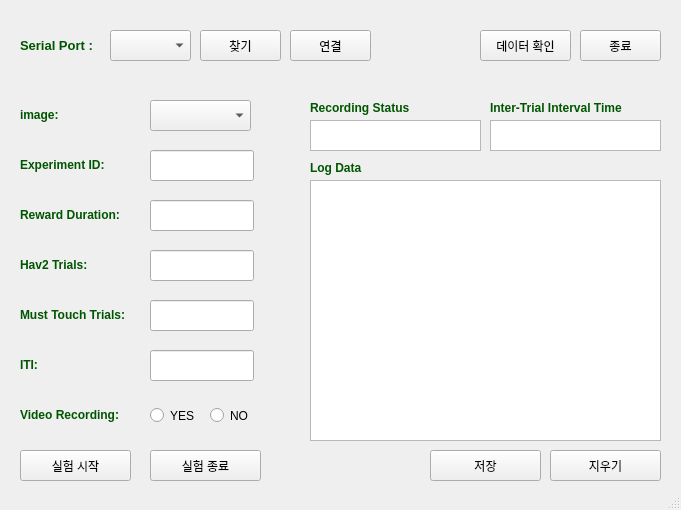
<?xml version="1.0" encoding="UTF-8"?>
<ui version="4.0">
 <class>Scitech_Korea</class>
 <widget class="QMainWindow" name="Scitech_Korea">
  <property name="geometry">
   <rect>
    <x>0</x>
    <y>0</y>
    <width>681</width>
    <height>510</height>
   </rect>
  </property>
  <property name="maximumSize">
   <size>
    <width>681</width>
    <height>510</height>
   </size>
  </property>
  <property name="windowTitle">
   <string>MainWindow</string>
  </property>
  <widget class="QWidget" name="centralwidget">
   <widget class="QLabel" name="label">
    <property name="geometry">
     <rect>
      <x>20</x>
      <y>30</y>
      <width>91</width>
      <height>31</height>
     </rect>
    </property>
    <property name="styleSheet">
     <string notr="true">color: #005500;</string>
    </property>
    <property name="text">
     <string>&lt;html&gt;&lt;head/&gt;&lt;body&gt;&lt;p&gt;&lt;span style=&quot; font-size:10pt; font-weight:600;&quot;&gt;Serial Port :&lt;/span&gt;&lt;/p&gt;&lt;/body&gt;&lt;/html&gt;</string>
    </property>
   </widget>
   <widget class="QComboBox" name="port_list">
    <property name="geometry">
     <rect>
      <x>110</x>
      <y>30</y>
      <width>81</width>
      <height>31</height>
     </rect>
    </property>
   </widget>
   <widget class="QPushButton" name="btn">
    <property name="geometry">
     <rect>
      <x>200</x>
      <y>30</y>
      <width>81</width>
      <height>31</height>
     </rect>
    </property>
    <property name="text">
     <string>찾기</string>
    </property>
   </widget>
   <widget class="QPushButton" name="port_done">
    <property name="geometry">
     <rect>
      <x>290</x>
      <y>30</y>
      <width>81</width>
      <height>31</height>
     </rect>
    </property>
    <property name="text">
     <string>연결</string>
    </property>
   </widget>
   <widget class="QLabel" name="label_2">
    <property name="geometry">
     <rect>
      <x>20</x>
      <y>150</y>
      <width>111</width>
      <height>31</height>
     </rect>
    </property>
    <property name="styleSheet">
     <string notr="true">color: #005500;</string>
    </property>
    <property name="text">
     <string>&lt;html&gt;&lt;head/&gt;&lt;body&gt;&lt;p&gt;&lt;span style=&quot; font-weight:600;&quot;&gt;Experiment ID:&lt;/span&gt;&lt;/p&gt;&lt;/body&gt;&lt;/html&gt;</string>
    </property>
   </widget>
   <widget class="QLineEdit" name="experiment_input">
    <property name="geometry">
     <rect>
      <x>150</x>
      <y>150</y>
      <width>104</width>
      <height>31</height>
     </rect>
    </property>
    <property name="layoutDirection">
     <enum>Qt::LeftToRight</enum>
    </property>
    <property name="tabChangesFocus" stdset="0">
     <bool>false</bool>
    </property>
    <property name="undoRedoEnabled" stdset="0">
     <bool>false</bool>
    </property>
   </widget>
   <widget class="QLabel" name="label_3">
    <property name="geometry">
     <rect>
      <x>20</x>
      <y>200</y>
      <width>131</width>
      <height>31</height>
     </rect>
    </property>
    <property name="styleSheet">
     <string notr="true">color: #005500;</string>
    </property>
    <property name="text">
     <string>&lt;html&gt;&lt;head/&gt;&lt;body&gt;&lt;p&gt;&lt;span style=&quot; font-weight:600;&quot;&gt;Reward Duration:&lt;/span&gt;&lt;/p&gt;&lt;/body&gt;&lt;/html&gt;</string>
    </property>
   </widget>
   <widget class="QLabel" name="label_4">
    <property name="geometry">
     <rect>
      <x>20</x>
      <y>250</y>
      <width>111</width>
      <height>31</height>
     </rect>
    </property>
    <property name="styleSheet">
     <string notr="true">color: #005500;</string>
    </property>
    <property name="text">
     <string>&lt;html&gt;&lt;head/&gt;&lt;body&gt;&lt;p&gt;&lt;span style=&quot; font-weight:600;&quot;&gt;Hav2 Trials:&lt;/span&gt;&lt;/p&gt;&lt;/body&gt;&lt;/html&gt;</string>
    </property>
   </widget>
   <widget class="QLabel" name="label_5">
    <property name="geometry">
     <rect>
      <x>20</x>
      <y>300</y>
      <width>131</width>
      <height>31</height>
     </rect>
    </property>
    <property name="styleSheet">
     <string notr="true">color: #005500;</string>
    </property>
    <property name="text">
     <string>&lt;html&gt;&lt;head/&gt;&lt;body&gt;&lt;p&gt;&lt;span style=&quot; font-weight:600;&quot;&gt;Must Touch Trials:&lt;/span&gt;&lt;/p&gt;&lt;/body&gt;&lt;/html&gt;</string>
    </property>
   </widget>
   <widget class="QLabel" name="label_6">
    <property name="geometry">
     <rect>
      <x>20</x>
      <y>400</y>
      <width>111</width>
      <height>31</height>
     </rect>
    </property>
    <property name="styleSheet">
     <string notr="true">color: #005500;</string>
    </property>
    <property name="text">
     <string>&lt;html&gt;&lt;head/&gt;&lt;body&gt;&lt;p&gt;&lt;span style=&quot; font-weight:600;&quot;&gt;Video Recording:&lt;/span&gt;&lt;/p&gt;&lt;/body&gt;&lt;/html&gt;</string>
    </property>
   </widget>
   <widget class="QLineEdit" name="reward_input">
    <property name="geometry">
     <rect>
      <x>150</x>
      <y>200</y>
      <width>104</width>
      <height>31</height>
     </rect>
    </property>
    <property name="plainText" stdset="0">
     <string/>
    </property>
   </widget>
   <widget class="QLineEdit" name="hav2_input">
    <property name="geometry">
     <rect>
      <x>150</x>
      <y>250</y>
      <width>104</width>
      <height>31</height>
     </rect>
    </property>
    <property name="plainText" stdset="0">
     <string/>
    </property>
   </widget>
   <widget class="QLineEdit" name="touch_input">
    <property name="geometry">
     <rect>
      <x>150</x>
      <y>300</y>
      <width>104</width>
      <height>31</height>
     </rect>
    </property>
    <property name="plainText" stdset="0">
     <string/>
    </property>
   </widget>
   <widget class="QPushButton" name="start">
    <property name="geometry">
     <rect>
      <x>20</x>
      <y>450</y>
      <width>111</width>
      <height>31</height>
     </rect>
    </property>
    <property name="styleSheet">
     <string notr="true"/>
    </property>
    <property name="text">
     <string>실험 시작</string>
    </property>
   </widget>
   <widget class="QPushButton" name="end">
    <property name="geometry">
     <rect>
      <x>150</x>
      <y>450</y>
      <width>111</width>
      <height>31</height>
     </rect>
    </property>
    <property name="styleSheet">
     <string notr="true"/>
    </property>
    <property name="text">
     <string>실험 종료</string>
    </property>
   </widget>
   <widget class="QRadioButton" name="yes_btn">
    <property name="geometry">
     <rect>
      <x>150</x>
      <y>400</y>
      <width>61</width>
      <height>31</height>
     </rect>
    </property>
    <property name="text">
     <string>YES</string>
    </property>
   </widget>
   <widget class="QRadioButton" name="no_btn">
    <property name="geometry">
     <rect>
      <x>210</x>
      <y>400</y>
      <width>61</width>
      <height>31</height>
     </rect>
    </property>
    <property name="text">
     <string>NO</string>
    </property>
   </widget>
   <widget class="QTextBrowser" name="text">
    <property name="geometry">
     <rect>
      <x>310</x>
      <y>180</y>
      <width>351</width>
      <height>261</height>
     </rect>
    </property>
   </widget>
   <widget class="QTextBrowser" name="video_text">
    <property name="geometry">
     <rect>
      <x>310</x>
      <y>120</y>
      <width>171</width>
      <height>31</height>
     </rect>
    </property>
    <property name="cursor" stdset="0">
     <cursorShape>ArrowCursor</cursorShape>
    </property>
    <property name="tabChangesFocus">
     <bool>false</bool>
    </property>
   </widget>
   <widget class="QTextBrowser" name="ITI_text">
    <property name="geometry">
     <rect>
      <x>490</x>
      <y>120</y>
      <width>171</width>
      <height>31</height>
     </rect>
    </property>
   </widget>
   <widget class="QPushButton" name="exit">
    <property name="geometry">
     <rect>
      <x>580</x>
      <y>30</y>
      <width>81</width>
      <height>31</height>
     </rect>
    </property>
    <property name="text">
     <string>종료</string>
    </property>
   </widget>
   <widget class="QPushButton" name="datawindow">
    <property name="geometry">
     <rect>
      <x>480</x>
      <y>30</y>
      <width>91</width>
      <height>31</height>
     </rect>
    </property>
    <property name="text">
     <string>데이터 확인</string>
    </property>
   </widget>
   <widget class="QLabel" name="label_7">
    <property name="geometry">
     <rect>
      <x>310</x>
      <y>160</y>
      <width>61</width>
      <height>16</height>
     </rect>
    </property>
    <property name="styleSheet">
     <string notr="true">color: #005500;</string>
    </property>
    <property name="text">
     <string>&lt;html&gt;&lt;head/&gt;&lt;body&gt;&lt;p&gt;&lt;span style=&quot; font-weight:600;&quot;&gt;Log Data&lt;/span&gt;&lt;/p&gt;&lt;/body&gt;&lt;/html&gt;</string>
    </property>
   </widget>
   <widget class="QLineEdit" name="ITI_input">
    <property name="geometry">
     <rect>
      <x>150</x>
      <y>350</y>
      <width>104</width>
      <height>31</height>
     </rect>
    </property>
    <property name="plainText" stdset="0">
     <string/>
    </property>
   </widget>
   <widget class="QLabel" name="label_8">
    <property name="geometry">
     <rect>
      <x>20</x>
      <y>350</y>
      <width>111</width>
      <height>31</height>
     </rect>
    </property>
    <property name="styleSheet">
     <string notr="true">color: #005500;</string>
    </property>
    <property name="text">
     <string>&lt;html&gt;&lt;head/&gt;&lt;body&gt;&lt;p&gt;&lt;span style=&quot; font-weight:600;&quot;&gt;ITI:&lt;/span&gt;&lt;/p&gt;&lt;/body&gt;&lt;/html&gt;</string>
    </property>
   </widget>
   <widget class="QPushButton" name="clear_btn">
    <property name="geometry">
     <rect>
      <x>550</x>
      <y>450</y>
      <width>111</width>
      <height>31</height>
     </rect>
    </property>
    <property name="text">
     <string>지우기</string>
    </property>
   </widget>
   <widget class="QPushButton" name="save_btn">
    <property name="geometry">
     <rect>
      <x>430</x>
      <y>450</y>
      <width>111</width>
      <height>31</height>
     </rect>
    </property>
    <property name="text">
     <string>저장</string>
    </property>
   </widget>
   <widget class="QComboBox" name="img_box">
    <property name="geometry">
     <rect>
      <x>150</x>
      <y>100</y>
      <width>101</width>
      <height>31</height>
     </rect>
    </property>
   </widget>
   <widget class="QLabel" name="label_9">
    <property name="geometry">
     <rect>
      <x>20</x>
      <y>100</y>
      <width>111</width>
      <height>31</height>
     </rect>
    </property>
    <property name="styleSheet">
     <string notr="true">color: #005500;</string>
    </property>
    <property name="text">
     <string>&lt;html&gt;&lt;head/&gt;&lt;body&gt;&lt;p&gt;&lt;span style=&quot; font-weight:600;&quot;&gt;image:&lt;/span&gt;&lt;/p&gt;&lt;/body&gt;&lt;/html&gt;</string>
    </property>
   </widget>
   <widget class="QLabel" name="label_11">
    <property name="geometry">
     <rect>
      <x>490</x>
      <y>100</y>
      <width>161</width>
      <height>16</height>
     </rect>
    </property>
    <property name="styleSheet">
     <string notr="true">color: #005500;</string>
    </property>
    <property name="text">
     <string>&lt;html&gt;&lt;head/&gt;&lt;body&gt;&lt;p&gt;&lt;span style=&quot; font-weight:600;&quot;&gt;Inter-Trial Interval Time&lt;/span&gt;&lt;/p&gt;&lt;/body&gt;&lt;/html&gt;</string>
    </property>
   </widget>
   <widget class="QLabel" name="label_12">
    <property name="geometry">
     <rect>
      <x>310</x>
      <y>100</y>
      <width>111</width>
      <height>16</height>
     </rect>
    </property>
    <property name="styleSheet">
     <string notr="true">color: #005500;</string>
    </property>
    <property name="text">
     <string>&lt;html&gt;&lt;head/&gt;&lt;body&gt;&lt;p&gt;&lt;span style=&quot; font-weight:600;&quot;&gt;Recording Status&lt;/span&gt;&lt;/p&gt;&lt;/body&gt;&lt;/html&gt;</string>
    </property>
   </widget>
  </widget>
  <widget class="QStatusBar" name="statusBar"/>
  <action name="actionopen">
   <property name="text">
    <string>open</string>
   </property>
  </action>
 </widget>
 <tabstops>
  <tabstop>port_list</tabstop>
  <tabstop>btn</tabstop>
  <tabstop>port_done</tabstop>
  <tabstop>img_box</tabstop>
  <tabstop>experiment_input</tabstop>
  <tabstop>reward_input</tabstop>
  <tabstop>hav2_input</tabstop>
  <tabstop>touch_input</tabstop>
  <tabstop>ITI_input</tabstop>
  <tabstop>yes_btn</tabstop>
  <tabstop>no_btn</tabstop>
  <tabstop>start</tabstop>
  <tabstop>end</tabstop>
  <tabstop>save_btn</tabstop>
  <tabstop>clear_btn</tabstop>
  <tabstop>datawindow</tabstop>
  <tabstop>exit</tabstop>
  <tabstop>video_text</tabstop>
  <tabstop>ITI_text</tabstop>
  <tabstop>text</tabstop>
 </tabstops>
 <resources/>
 <connections/>
</ui>
